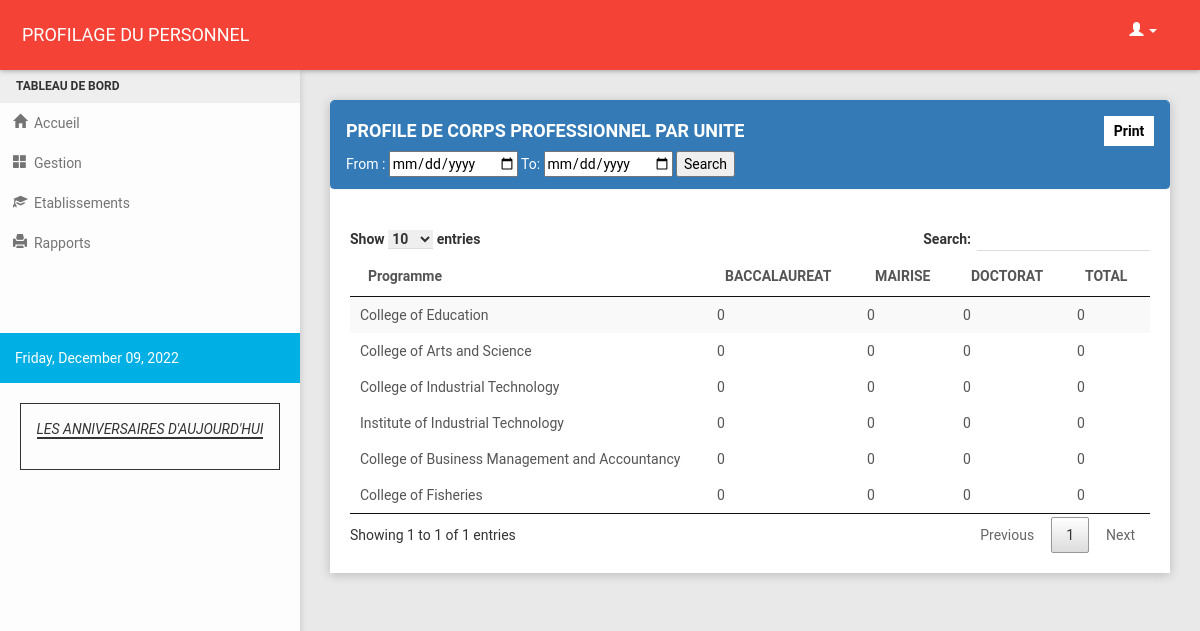
The page /faculty_profile.php on the database its author committed.
### tables this page shows
CREATE TABLE `tbl_department` (
  `dept_id` int(3) NOT NULL,
  `dept_name` char(75) NOT NULL
);

### faculty_profile.php (the view, shortened to what this page needs)
<?php
include("header.php");
?>
 <section class="content">
    <div id="target">
        <div class="container-fluid">
            <div class="row clearfix">
                <div class="col-lg-12 col-md-12 col-sm-12 col-xs-12">
                    <div class="card">
                        <div class = "panel panel-primary">
                            <div class = "panel-heading">
                                <h4>PROFILE DE CORPS PROFESSIONNEL PAR UNITE</h4>
                                <link rel="stylesheet" type="text/css" href="plugins/cal/tcal.css" />
                                <form action="" method="POST">
                                    From : <input type="date" name="d1" style="color: #000;">
                                    To: <input type="date" name="d2" style="color: #000;">
                                    <input type="submit" value="Search" name="filter" style="color: #000;">
                                <a href="print_faculty_profile.php">
                                    <input type="button" value="Print" class="print">
                                </a>
                            </div>
                        </div>
                        <div id="print">
                            <div class="body">
                            <?php
                                include('connect.php');
                                if (isset($_POST['filter'])) {
                                $d1 = $_POST['d1'];
                                $d2 = $_POST['d2'];
                            ?>
                                <table id = "example" class = "stripe" cellspacing = "0" >
                                <thead>
                                    <tr>
                                        <th >Programme</th>
                                        <th>NIVEAU BACCALAUREAT</th>
                                        <th>NIVEAU MASTER</th>
                                        <th>NIVEAU DOCTORAT</th>
                                        <th >TOTAL</th>
                                    </tr>
                                </thead>
                                <tbody>
                                <?php
                                    $display = $con->prepare("SELECT * FROM tbl_department ");
                                    $display->execute();
                                    $fetch = $display->fetchAll();
                                        foreach ($fetch as $key => $row) {
                                            $dept_id = $row['dept_id'];
                                            $dept_name = $row['dept_name'];
                                    $bsfilter = $con->prepare("SELECT bstotal1.bstotal2 + bstotal3.bstotal4 as bstotal FROM (
                                        SELECT COUNT(bs_name) as bstotal2
                                        FROM   tbl_personnel WHERE date_modified >= '$d1' AND date_modified <= '$d2' AND dept_id = '$dept_id' AND bs_name <> ' ' AND per_designation in ('Permanent' , 'Mi-Temps')
                                        ) as bstotal1,
                                        (
                                        SELECT COUNT(bs_name) as bstotal4
                                        FROM   tbl_personnel_master_file WHERE date_modified >= '$d1' AND date_modified <= '$d2' AND dept_id = '$dept_id' AND bs_name <> ' ' AND per_designation in ('Permanent' , 'Mi-Temps')
                                        ) as bstotal3 ");
                                        $bsfilter->execute();
                                        $bsfetch = $bsfilter->fetchAll();
                                        foreach ($bsfetch as $key => $row) {
                                            $bstotal = $row['COUNT(bs_name)' + 'COUNT(bstotal)'];
                                    $msfilter = $con->prepare("SELECT mstotal1.mstotal2 + mstotal3.mstotal4 as mstotal FROM (
                                        SELECT COUNT(ms_name) as mstotal2
                                        FROM   tbl_personnel WHERE date_modified >= '$d1' AND date_modified <= '$d2' AND dept_id = '$dept_id' AND ms_name <> ' ' AND per_designation in ('Permanent' , 'Mi-Temps')
                                        ) as mstotal1,
                                        (
                                        SELECT COUNT(ms_name) as mstotal4
                                        FROM   tbl_personnel_master_file WHERE date_modified >= '$d1' AND date_modified <= '$d2' AND dept_id = '$dept_id' AND ms_name <> ' ' AND per_designation in ('Permanent' , 'Mi-Temps')
                                        ) as mstotal3 ");
                                    $msfilter->execute();
                                    $msfetch = $msfilter->fetchAll();
                                        foreach ($msfetch as $key => $row) {
                                            $mstotal = $row['COUNT(ms_name)' + 'COUNT(mstotal)'];
                                    $drfilter = $con->prepare("SELECT drtotal1.drtotal2 + drtotal3.drtotal4 as drtotal FROM (
                                        SELECT COUNT(dr_name) as drtotal2
                                        FROM tbl_personnel WHERE date_modified >= '$d1' AND date_modified <= '$d2' AND dept_id = '$dept_id' AND dr_name <> ' ' AND per_designation in ('Permanent' , 'Mi-Temps')
                                        ) as drtotal1,
                                        (
                                        SELECT COUNT(dr_name) as drtotal4
                                        FROM tbl_personnel_master_file WHERE date_modified >= '$d1' AND date_modified <= '$d2' AND dept_id = '$dept_id' AND dr_name <> ' ' AND per_designation in ('Permanent' , 'Mi-Temps')
                                        ) as drtotal3 ");
                                        $drfilter->execute();
                                        $drfetch = $drfilter->fetchAll();
                                        foreach ($drfetch as $key => $row) {
                                            $drtotal = $row['COUNT(dr_name)' + 'COUNT(drtotal)'];
                                             ?>
                                            <tr>
                                             <td><?php echo $dept_name; ?></td>
                                             <td><?php echo $bstotal; ?></td>
                                             <td><?php echo $mstotal; ?></td>
                                             <td><?php echo $drtotal; ?></td>
                                             <td><?php echo $bstotal + $mstotal + $drtotal; ?></td>
                                            </tr>
                                <?php } } } } ?>
                                </tbody>
                                </table>
                                <?php }else { ?>
                                <table id = "example" class = "stripe" cellspacing = "0" >
                                <thead>
                                    <tr>
                                        <th >Programme</th>
                                        <th> BACCALAUREAT</th>
                                        <th> MAIRISE</th>
                                        <th>DOCTORAT</th>
                                        <th >TOTAL</th>
                                    </tr>
                                </thead>
                                <tbody>
                                <?php
                                    $display = $con->prepare("SELECT * FROM tbl_department ");
                                    $display->execute();
                                    $fetch = $display->fetchAll();
                                        foreach ($fetch as $key => $row) {
                                            $dept_id = $row['dept_id'];
                                            $dept_name = $row['dept_name'];
                                    $bsfilter1 = $con->prepare("SELECT COUNT(bs_name) FROM tbl_personnel WHERE dept_id = '$dept_id' AND bs_name <> ' ' AND per_designation in ('Permanent' , 'Mi-Temps')");
                                    $bsfilter1->execute();
                                    $bsfetch = $bsfilter1->fetchAll();
                                        foreach ($bsfetch as $key => $row11) {
                                        $bstotal1 = $row11['COUNT(bs_name)'];
                                    $msfilter1 = $con->prepare("SELECT COUNT(ms_name) FROM tbl_personnel WHERE dept_id = '$dept_id' AND ms_name <> ' ' AND per_designation in ('Permanent' , 'Mi-Temps')");
                                    $msfilter1->execute();
                                    $msfetch = $msfilter1->fetchAll();
                                        foreach ($msfetch as $key => $row1) {
                                        $mstotal1 = $row1['COUNT(ms_name)'];
                                    $drfilter1 = $con->prepare("SELECT COUNT(dr_name) FROM tbl_personnel WHERE dept_id = '$dept_id' AND dr_name <> ' '  AND per_designation in ('Permanent' , 'Mi-Temps')");
                                    $drfilter1->execute();
                                    $drfetch = $drfilter1->fetchAll();
                                        foreach ($drfetch as $key => $row2) {
                                        $drtotal1 = $row2['COUNT(dr_name)'];
                                 ?>
                                 <td><?php echo $dept_name; ?></td>
                                 <td><?php echo $bstotal1; ?></td>
                                 <td><?php echo $mstotal1; ?></td>
                                 <td><?php echo $drtotal1; ?></td>
                                 <td><?php echo $bstotal1 + $mstotal1 + $drtotal1; ?></td>
                                </tbody>
                                 <?php } } } } }?>
                                </table>
                        </div>
                    </div>
                    </div>
                </div>
             </div>
         </div>
    </div>
</section>
<?php
include("script.php");
?>

### header.php (shortened to what this page needs)
<!DOCTYPE html>
<html>
<head>
    <link href="css/bootstrap.css" rel="stylesheet">
    <link href="plugins/css/jquery.dataTables.min.css" rel="stylesheet">
    <link href="css/style.css" rel="stylesheet">
    <link href="css/style1.css" rel="stylesheet">
    <link href="assets/css/style.css" rel="stylesheet">
</head>
<body class="theme-red">
    <nav class="navbar">
        <div class="container-fluid" style="background-color:#f44336;">
            <div class="navbar-header">
                <a class="navbar-brand" href="home.php" style="color: #fff;">PROFILAGE DU PERSONNEL</a>
                <ul class = "nav navbar-right">
                <li class = "dropdown">
                    <a class = "user dropdown-toggle" data-toggle = "dropdown" href = "#" style="color: #fff;">
                        <span class = "glyphicon glyphicon-user" style="color: #fff;"></span>
                        <b class = "caret"></b>
                    </a>
                </li>
            </ul>
            </div>
        </div>
    </nav>
    <section>
        <aside id="leftsidebar" class="sidebar">
            <div class="menu">
                <ul class="list">
                    <li class="header">TABLEAU DE BORD</li>
                    <li>
                        <a href="home.php">
                            <i class="glyphicon glyphicon-home"></i>&nbsp;&nbsp;Accueil
                        </a>
                    </li>
                    <li>
                        <a href="javascript:void(0);" class="menu-toggle">
                            <i class="glyphicon glyphicon-th-large"></i>&nbsp;&nbsp;Gestion
                        </a>
                    </li>
                    <li>
                        <a href="javascript:void(0);" class="menu-toggle">
                            <i class="glyphicon glyphicon-education"></i>&nbsp;&nbsp;Etablissements
                        </a>
                    </li>
                    <li>
                        <a href="javascript:void(0);" class="menu-toggle">
                            <i class="glyphicon glyphicon-print"></i>&nbsp;&nbsp;Rapports
                        </a>
                    </li>
                </ul><br><br><br>
                <div class="dtime">
                    <div class="alert alert-info">
                        <?php
                        $today = date('y:m:d');
                        $new = date('l, F d, Y', strtotime($today));
                        echo $new;
                        ?>
                    </div>
                 </div>
                <div class="notif">
                <span><i>LES ANNIVERSAIRES D'AUJOURD'HUI</i></span><br><br>
                </div>
            </div>
        </aside>
    </section>

### script.php (shortened to what this page needs)
</body>
</html>

### css/style1.css (style rules this page uses)
.navbar-brand { color: #fff !important; }
a .print { float:right; margin-top: -35px; background-color: #fff; padding: 5px; color: #000; border: none; width: 50px; font-weight: bold; }

### assets/css/style.css (style rules this page uses)
.print { float: right; border: 1px solid #4caf50; padding: 2px 10px 2px 10px; text-decoration: none; color: #000; background-color: #f44336; }

### header.php (style rules this page uses)
.navbar-right { margin-left: 850px; }
.notif { padding-top: 15px; margin-left: 20px; margin-right: 20px; border: 1px solid; height: auto; text-align: center; }
.notif i { border-bottom: 2px solid; }

### rows shown on the page
tbl_department: dept_name "College of Education", bstotal1 "0", mstotal1 "0", drtotal1 "0"
tbl_department: dept_name "College of Arts and Science", bstotal1 "0", mstotal1 "0", drtotal1 "0"
tbl_department: dept_name "College of Industrial Technology", bstotal1 "0", mstotal1 "0", drtotal1 "0"
tbl_department: dept_name "Institute of Industrial Technology", bstotal1 "0", mstotal1 "0", drtotal1 "0"
tbl_department: dept_name "College of Business Management and Accountancy", bstotal1 "0", mstotal1 "0", drtotal1 "0"
tbl_department: dept_name "College of Fisheries", bstotal1 "0", mstotal1 "0", drtotal1 "0"
